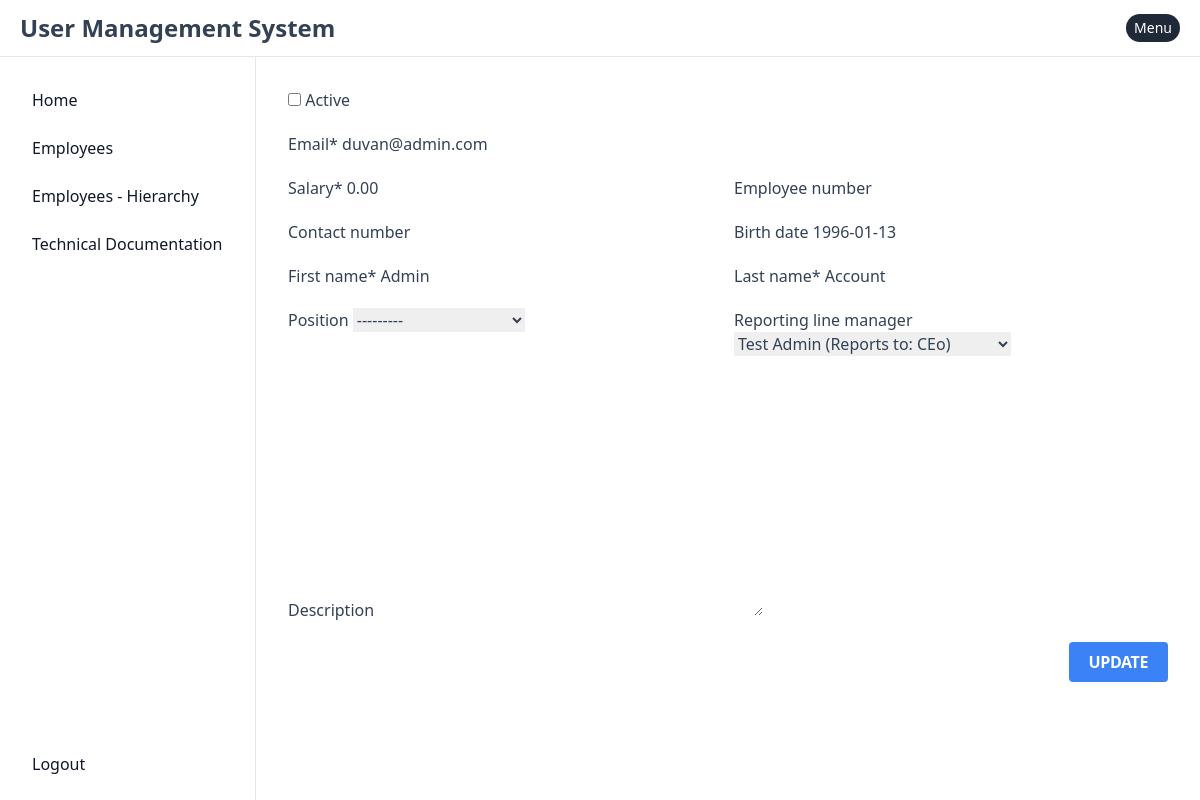
The page /user/user_profile/11/ (signed in) on the database its author committed.
### apps/admin/user/models.py (models this page shows, shortened)
class User(AuditFields, AbstractBaseUser, PermissionsMixin):
    reporting_line_manager = models.ForeignKey('self', on_delete=models.SET_NULL, null=True, blank=True, related_name='reports_to')
    email                  = models.EmailField(unique=True)
    first_name             = models.CharField(max_length=30, blank=True)
    last_name              = models.CharField(max_length=30, blank=True)
    contact_number         = models.CharField(max_length=30, blank=True)
    employee_number        = models.CharField(max_length=30, blank=True)
    hashed_email_gravatar  = models.CharField(max_length=250, blank=True)
    position               = models.IntegerField(choices=POSITION_CHOICES, blank=True, null=True)
    birth_date             = models.DateField(null=True, blank=True)
    is_active              = models.BooleanField(default=True)
    is_admin               = models.BooleanField(default=False)
    salary                 = models.DecimalField(verbose_name='Salary', default=0, max_digits=9, decimal_places=2)
    description            = models.TextField(max_length=300, blank=True, null=True)
    objects = UserManager()
    USERNAME_FIELD  = 'email'
    REQUIRED_FIELDS = []
    def __str__(self):
        if self.reporting_line_manager:
            return f"{self.first_name} {self.last_name} (Reports to: {self.reporting_line_manager.first_name})"
        elif self.first_name and self.last_name:
            return f"{self.first_name} {self.last_name} (No Manager)"
        else:
            return f"{self.email} (No Manager)"

### apps/system/user/profile/views.py (the view, shortened to what this page needs)
# urls.py: path('user_profile/<int:user_id>/', UserProfileView.as_view(),   name='user_profile'),
class UserProfileView(LoginRequiredMixin, View):
    def get(self, request, user_id, *args, **kwargs):
        user = User.objects \
            .get(
                id = user_id
            )
        response = render(
            self.request,
            template_name = 'system/user/profile/user_profile.html',
            context = {
                'user' : user,
                'form' : UserProfileForm(instance=user)
            }
        )
        trigger_client_event(response, 'openmodal')
        return response

### templates/system/user/profile/user_profile.html
{% extends 'base.html' %}
{% load crispy_forms_tags %}
{% block content %}
<div>
    <form class="flex flex-col gap-5" hx-post="{% url 'user:user_profile' user.id %}">
        {% crispy form %}
    </form>
</div>
{% endblock content %}

### rows shown on the page
User: email "duvan@admin.com", salary "0.00", birth_date "1996-01-13", first_name "Admin", last_name "Account", position "---------"
User: reporting_line_manager "Test Admin (Reports to: CEo)"
